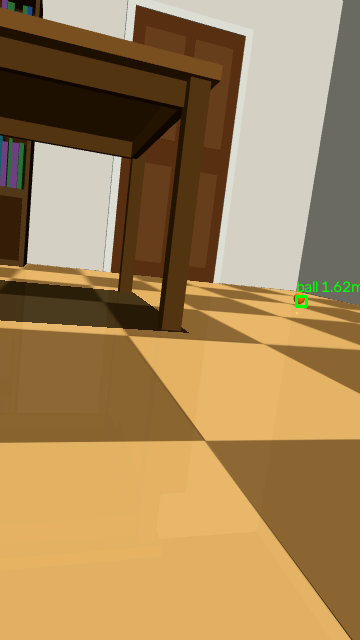
#> input picture examples/mujoco-day/camera/015_ball1.6_pitch-9.png, 360 x 640 px
$ python -i pretend.py   (imports and definitions only)
#> lines starting #> are read from the running program, lines starting #| are printed output that depends on the picture
#> further down, picture is the input picture: shape (640, 360, 3); mean B, G, R 87.7, 133.8, 164.2
"""pretend: a stand-in for "an object detector (YOLO) + the depth sensor" in the MuJoCo room.

The simulated robot's camera sees plain coloured boxes, which no ready-made detector would call "sofa" or "table". So -
exactly as in the 2D simulator - a pretend detector says what a real one would have said: which of the room's known
things are in the picture, at which angle (accurate to ~2 degrees) and how far away (+-8 % within 4 m, +-20 % beyond).

It uses the simulator's TRUTH (where the duck really is) only to work out what is in the picture - his brain is told what
is detected, with these errors, never the truth. On the real duck this one function is replaced by YOLO on the camera
picture (yolo11n.pt for person / couch / table / ball / cup, yoloe-26n-seg.pt for "guitar" / "sock") + the depth sensor.

    detect(x, y, heading_deg, cam_yaw_deg, cam_pitch_deg)  ->  [(name, kind, bearing_deg, distance_m)]
        x, y, heading: the duck's true place in the room (Anka's coordinates), cam_yaw / cam_pitch: where his head points
        (relative to the body; yaw positive = left, pitch positive = up). bearing is relative to where the camera points
        (positive = left).
"""
import math
import random

try:
    import cv2
    import numpy as np
except ImportError:
    cv2 = None
    np = None

try:
    from . import room_layout as R
except ImportError:
    import room_layout as R

CAM_H = 0.20            # his eyes are about 20 cm above the floor
FOV_H, FOV_V = 45.0, 73.0
MAX_RANGE = 5.0
MIN_RANGE = 0.25
CLOSE_RANGE = 0.04        # the colour finder sees the ball / sock this close (looking down at his feet)


def _landmarks():
    """Fixed points he can use to correct his own position: (x, y, height of the point)."""
    out = {}
    f = R.FURNITURE
    if "sofa" in f:
        x1, y1, x2, y2, h = f["sofa"]
        out["sofa"] = ((x1 + x2) / 2, y2, 0.30)
    if "table" in f:
        x1, y1, x2, y2, h = f["table"]
        out["table"] = ((x1 + x2) / 2, (y1 + y2) / 2, 0.40)
    if "bookshelf" in f:
        x1, y1, x2, y2, h = f["bookshelf"]
        out["bookshelf"] = (x1, (y1 + y2) / 2, 0.90)
    if "door" in R.WALL_THINGS:
        out["door"] = (*R.WALL_THINGS["door"], 1.0)
    if "window" in R.WALL_THINGS:
        out["window"] = (*R.WALL_THINGS["window"], 1.3)
    return out


LANDMARKS = _landmarks()
THING_HEIGHT = {"ball": 0.035, "sock": 0.01, "guitar": 0.45, "cup": 0.80}   # how high up each small thing is


def _wrap(a):
    return (a + 180.0) % 360.0 - 180.0


# [57 lines left out: functions _seg_hits_box, _hidden, detect, not called in this run]


# ---------------------------------------------------------------------------------------------------------------
# The ball and the sock are loose (they get kicked), so nobody can know where they are from a table of places:
# they are found in the camera picture itself, by colour. (A real duck: YOLO / yoloe does this.)
# colours in the room: ball orange (0.95 0.45 0.10), sock red (0.85 0.15 0.20); floor/walls/furniture are less saturated.
COLOURS = {   # name: list of (H low, H high, S low, V low) in OpenCV's units (H 0-179, S and V 0-255)
    "ball": [(5, 17, 210, 110)],          # the ball is S~228; the guitar / bookshelf wood is S~160-175 (brown, same hue)
    "sock": [(0, 4, 140, 70), (168, 179, 140, 70)],
}
MIN_BLOB = {"ball": 5, "sock": 5}        # pixels (in the half-size picture)
BALL_DIAMETER = 0.07                      # m (the ball is 3.5 cm in radius)
LAST = []                                 # what the colour finder looked at last time (for the pictures saved during a test)
MAX_RATIO = {"ball": 3.5, "sock": 14.0}  # how wide compared to high a blob may be (a sock lying down seen low is wide and flat)


def find_by_colour(frame, cam_pitch_deg=0.0, rng=random):
    """frame: the camera picture (BGR, upright: 45 degrees wide, 73 tall). Returns [(name, "thing", bearing_deg (+ left),
    distance_m)] for the ball and the sock if they are in the picture. The distance comes from where the thing touches the
    floor in the picture (the camera is CAM_H above the floor and tilted cam_pitch_deg), like the brain is told it can."""
#> called with cam_pitch_deg = 0
    if cv2 is None or frame is None or frame.size == 0:
        return []
    small = cv2.resize(frame, (frame.shape[1] // 2, frame.shape[0] // 2), interpolation=cv2.INTER_AREA)
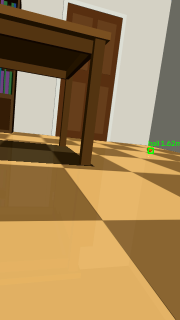
#> small: shape (320, 180, 3); mean B, G, R 87.7, 133.8, 164.2
    hsv = cv2.cvtColor(small, cv2.COLOR_BGR2HSV)
#> hsv: shape (320, 180, 3); mean H, S, V 19.9, 133.6, 164.8
    h, w = small.shape[:2]
#> h = 320; w = 180
    fy = (h / 2) / math.tan(math.radians(FOV_V / 2))
#> fy = 216.2
    fx = (w / 2) / math.tan(math.radians(FOV_H / 2))
#> fx = 217.3
    out = []
    del LAST[:]
    for name, ranges in COLOURS.items():
        mask = np.zeros((h, w), np.uint8)
        for lo_h, hi_h, lo_s, lo_v in ranges:
            mask |= cv2.inRange(hsv, (lo_h, lo_s, lo_v), (hi_h, 255, 255))
        mask = cv2.morphologyEx(mask, cv2.MORPH_OPEN, np.ones((2, 2), np.uint8))
        n, labels, stats, cent = cv2.connectedComponentsWithStats(mask)
        best = None
        for i in range(1, n):
            x0, y0, bw, bh, area = stats[i]
            if area < MIN_BLOB[name] or bw > MAX_RATIO[name] * bh + 6:
                continue
            if name == "ball" and area >= 12 and (area < 0.5 * bw * bh or not 0.5 < bw / max(bh, 1) < 2.0):
                continue                                   # not round: a handle, a book, a stripe - not the ball
            if best is None or area > best[0]:
                best = (area, x0, y0, bw, bh)
        if best is None:
            continue
        area, x0, y0, bw, bh = best
        cx = x0 + bw / 2
        bearing = -math.degrees(math.atan2(cx - w / 2, fx))
        down = math.degrees(math.atan2((y0 + bh) - h / 2, fy)) - cam_pitch_deg      # below the horizon, at the bottom of the blob
        if down < 1.0:
            continue                                                                  # at or above the horizon: not on the floor
        d = CAM_H / math.tan(math.radians(down))
        if not (CLOSE_RANGE < d < MAX_RANGE):    # (2026-11-10: was MIN_RANGE/2 = 12.5 cm - the ball vanished right where a kick needs it)
            continue
        if name == "ball" and 0 < x0 and x0 + bw < w and y0 > 0 and y0 + bh < h - 1:
            # a whole ball at distance d must be about this wide in the picture; a big orange-brown patch on the guitar or
            # the bookshelf (whose "floor distance" is nonsense) is far too wide for that
            expect = fx * BALL_DIAMETER / math.hypot(d, CAM_H)
            if not (0.4 * expect - 1 <= bw <= 2.2 * expect + 2):
                LAST.append((name, int(2 * x0), int(2 * y0), int(2 * bw), int(2 * bh), d, "rejected: wrong size for a ball at that distance"))
                continue
        LAST.append((name, int(2 * x0), int(2 * y0), int(2 * bw), int(2 * bh), d, "accepted"))
        out.append((name, "thing", bearing + rng.gauss(0, 1.0), d * rng.gauss(1.0, 0.05)))
#> mask: shape (320, 180); every value is 0
#> after the loop, LAST = []; out = []
    return out

>>> import cv2
>>> picture = cv2.imread('../examples/mujoco-day/camera/015_ball1.6_pitch-9.png')
>>> result = find_by_colour(picture)
#> result = []
